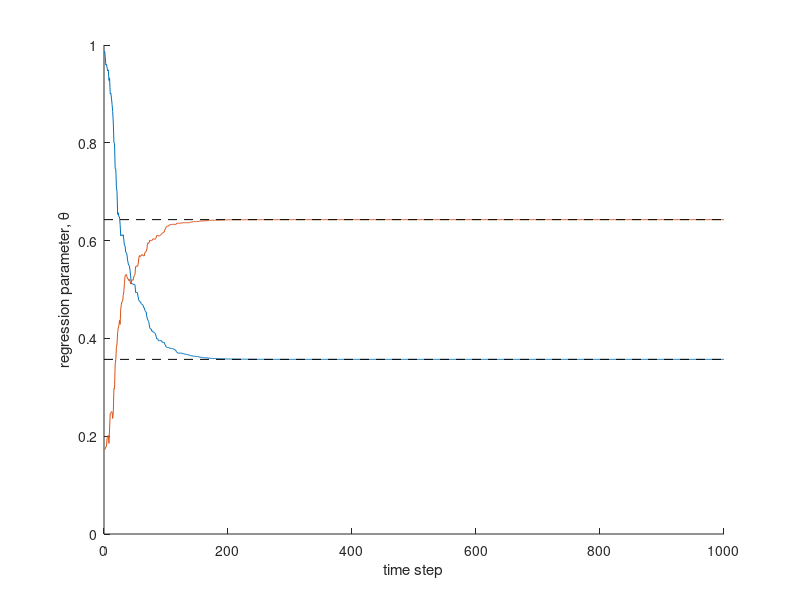
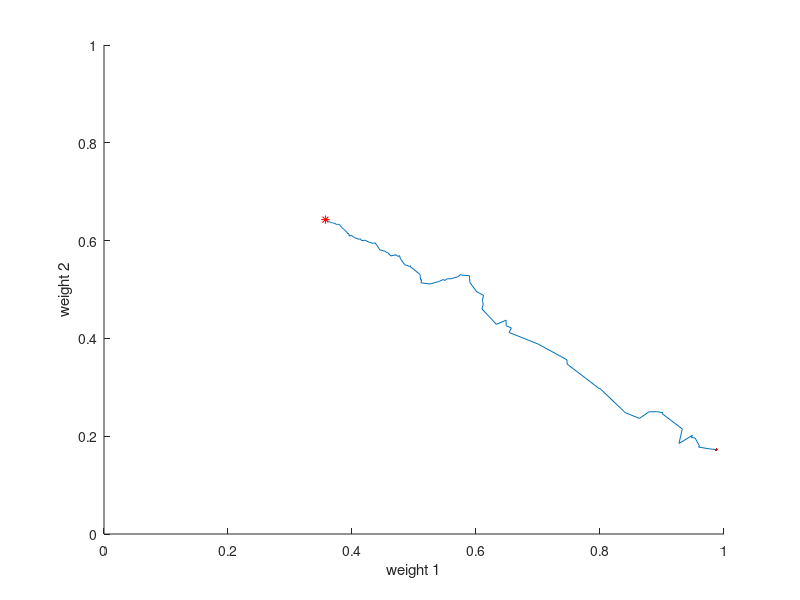

Reproduce these figures in MATLAB, in order.
clear


%% generative parameters ==================================================

% number of dimensions
D = 2;

% regression coefficients
beta = rand(D,1);
beta = beta / sum(beta);

% generative function for sampling stimuli 
% note stimulus values are between -1 and +1
gX = @() (rand(D,1)-0.5)*2;

% noise function
nZ = @() 0 * randn(1);


%% simulate ===============================================================
% initialize learning algorithm
theta = rand(D,1);

T = 1000;
alpha = 0.1;

for t = 1:T

    theta_store(:,t) = theta;

    % sample X for this trial
    X = gX();
    R = beta' * X + nZ();

    % compute prediction
    Rhat = theta' * X;

    %  compute prediction error
    delta = R - Rhat;

    % update
    theta = theta + alpha * delta * X;

end


figure(1); clf;  hold on;
plot(theta_store')
for i = 1:D
    plot([0 T], [1 1]*beta(i), 'k--')
end
ylim([0 1])
xlabel('time step')
ylabel('regression parameter, \theta')


figure(2); clf; hold on;
plot(theta_store(1,:), theta_store(2,:))
xlim([0 1]); ylim([0 1])
plot(theta_store(1,1), theta_store(2,1), 'r.')
plot(beta(1), beta(2), 'r*')
xlabel('weight 1')
ylabel('weight 2')
